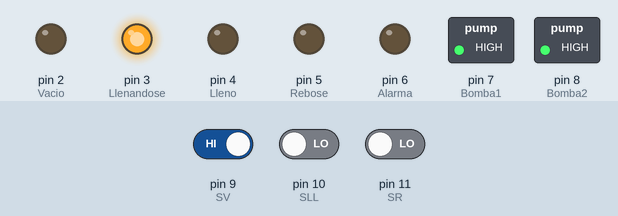
Recording of a sketch running on a simulated Arduino Uno, built with avr-gcc and run on an emulated ATmega328P. Shown: switched loads named in the sketch (green lamp = pin HIGH), output pins drawn as LEDs (lit = HIGH). Inputs (shaded band) come from the test bench; at power-on: pin 9 (SV) HIGH, pin 10 (SLL) LOW, pin 11 (SR) LOW.

Above: at 1.2 s.
1.3 s: pin 9 (SV) driven LOW
At 2.1 s:
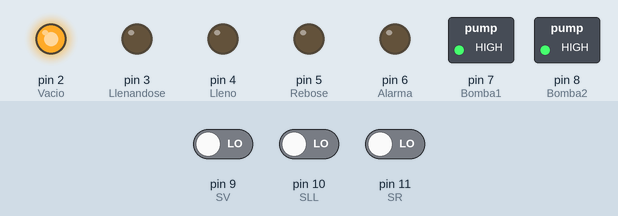
2.8 s: pin 10 (SLL) driven HIGH
At 3.3 s:
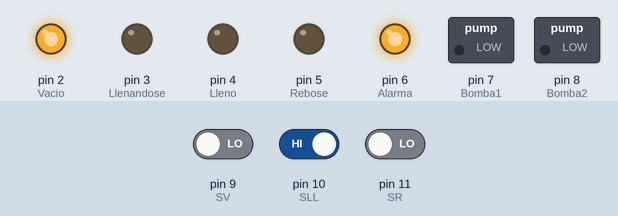
4.3 s: pin 9 (SV) driven HIGH
At 5.5 s:
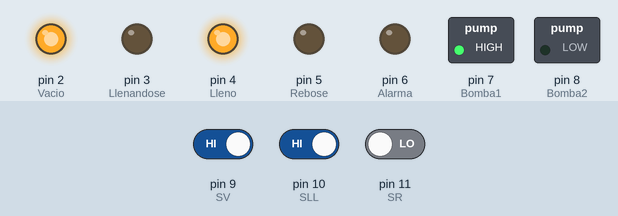
5.8 s: pin 11 (SR) driven HIGH
At 6.8 s:
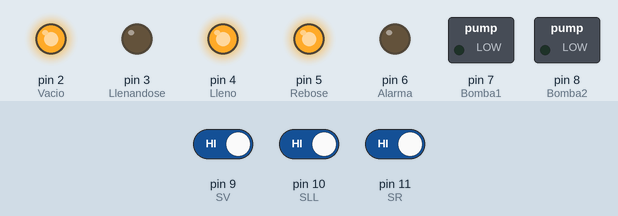
7.3 s: pin 9 (SV) driven LOW
At 7.9 s:
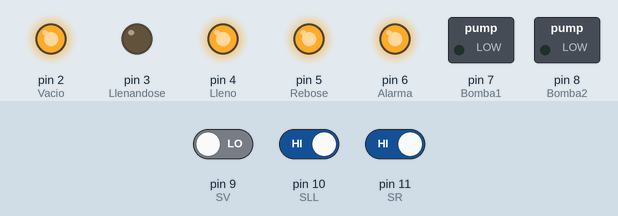
Timing chart, 0 to 9.8 s (numbered marks = the images above; inputs shaded):
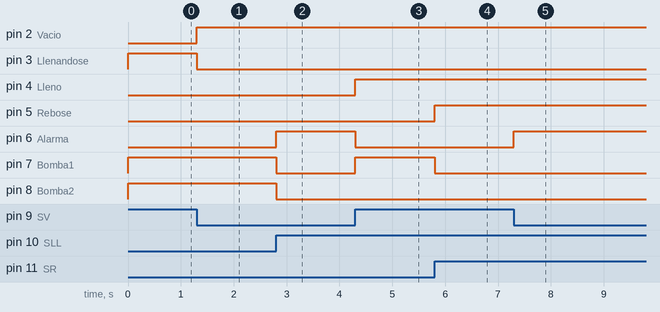

Measured:
- after the input at 1.3 s, pin 2 (Vacio): LOW → HIGH at once; pin 3 (Llenandose): HIGH → LOW at once
- after the input at 2.8 s, pin 6 (Alarma): LOW → HIGH at once; pin 7 (Bomba1), pin 8 (Bomba2): HIGH → LOW at once
- after the input at 4.3 s, pin 4 (Lleno), pin 7 (Bomba1): LOW → HIGH at once; pin 6 (Alarma): HIGH → LOW at once
- after the input at 5.8 s, pin 5 (Rebose): LOW → HIGH at once; pin 7 (Bomba1): HIGH → LOW at once
- after the input at 7.3 s, pin 6 (Alarma): LOW → HIGH at once

The sketch:

P23_bombas.ino
```cpp
// Práctica 2.3 Control de Bombas
// - Adán Gerardo Trejo Garcia
// - Alejandro Soto Aguirre
// - Azul Siret Cordero Gonzáles
// Fecha de Realizacion: 04/03/25
// Este programa en Arduino controla un depósito de líquidos utilizando interruptores en lugar de sondas para detectar el nivel del líquido
//  y accionar dos bombas de llenado. Se utiliza la instruccion (digitalRead) para detectar su activación (1 = ON, 0 = OFF).
// Se usa (If else) para manejar el control de los sensores en el programa.

// Definicion de pines
const int Vacio = 2;       // Led de Vacio
const int Llenandose = 3;  // Led de llenandose
const int Lleno = 4;       // Led de Lleno
const int Rebose = 5;      // Led de Rebose
const int Alarma = 6;      // Led de Alarma

const int Bomba1 = 7;  // Led de Bomba1
const int Bomba2 = 8;  // Led de Bomba2

const int SV = 9;    // Sensor de Vacio
const int SLL = 10;  // Sensor de Lleno
const int SR = 11;   // Sensor de Rebose


void setup() {
  // Configuracion de Entradas y Salidas

  // Configuración de los pines de entrada con resistencias pull-up internas
  pinMode(SV, INPUT);   // Entrada: Interruptor PULLUP para el sensor de Vacio
  pinMode(SLL, INPUT);  // Entrada: Interruptor PULLUP para el sensor de Llenado
  pinMode(SR, INPUT);   // Entrada: Interruptor PULLUP para el sensor de Rebose

  // Configuración de los pines de salida
  pinMode(Vacio, OUTPUT);       // Salida: Led de Vacio
  pinMode(Llenandose, OUTPUT);  // Salida: Led de Llenandose
  pinMode(Lleno, OUTPUT);       // Salida: Led de Lleno
  pinMode(Rebose, OUTPUT);      // Salida: Led de Rebose
  pinMode(Alarma, OUTPUT);      // Salida: Led de Alarma

  pinMode(Bomba1, OUTPUT);  // Salida: Led de Bomba1
  pinMode(Bomba2, OUTPUT);  // Salida: Led de Bomba2
}

void loop() {
    // Leer el estado de los interruptores (1 = ON, 0 = OFF)
    bool estadoSV = digitalRead(SV);
    bool estadoSLL = digitalRead(SLL);
    bool estadoSR = digitalRead(SR);

    // Fallo de Sensor de Vacio: Detectar fallo en sensores y activar alarma
    if ((estadoSR && !estadoSV) || (!estadoSV && estadoSLL)) {
        digitalWrite(Alarma, HIGH);
        digitalWrite(Bomba1, LOW);
        digitalWrite(Bomba2, LOW);
        return; // Detener el resto del código
    } else {
        digitalWrite(Alarma, LOW);
    }

    // Sensor de Rebose activado: Rebose - Apagar ambas bombas y activar LED de rebose
    if (estadoSR) {
        digitalWrite(Bomba1, LOW);
        digitalWrite(Bomba2, LOW);
        digitalWrite(Rebose, HIGH);
        return; // Salir de la función para evitar conflictos
    } else {
        digitalWrite(Rebose, LOW);
    }

    // Ningun Sensor esta activado: Depósito vacío - Activar ambas bombas
    if (!estadoSV && !estadoSLL) {
        digitalWrite(Bomba1, HIGH);
        digitalWrite(Bomba2, HIGH);
        digitalWrite(Vacio, HIGH);
        digitalWrite(Llenandose, LOW);
        digitalWrite(Lleno, LOW);
    }
    // Sensor de Vacio Activado: Depósito llenándose - Ambas bombas siguen activas
    else if (estadoSV && !estadoSLL) {
        digitalWrite(Bomba1, HIGH);
        digitalWrite(Bomba2, HIGH);
        digitalWrite(Vacio, LOW);
        digitalWrite(Lleno, LOW);
        digitalWrite(Llenandose, HIGH);
    }
    // Sensor de lleno Activado: Depósito lleno - Se apaga la bomba 2, pero la bomba 1 sigue activada
    else if (estadoSLL) {
        digitalWrite(Bomba1, HIGH);
        digitalWrite(Bomba2, LOW);
        digitalWrite(Llenandose, LOW);
        digitalWrite(Lleno, HIGH);
    }
}
```
